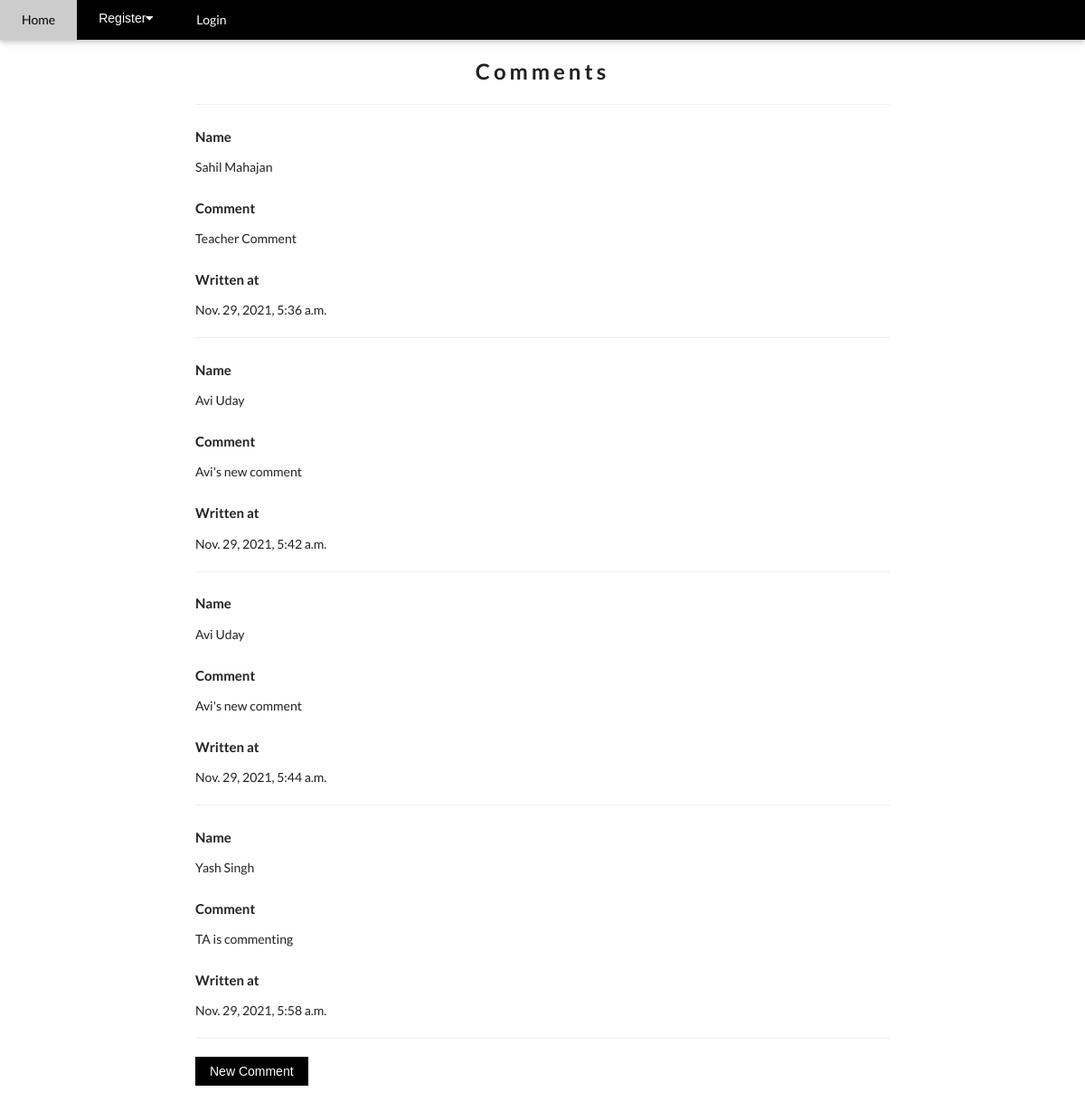
Page /1/discussion/1/comments on the committed database.
### core/models.py (models this page shows)
class Comment(models.Model):
    post = models.ForeignKey(Post, on_delete=models.CASCADE)
    user = models.ForeignKey(User, on_delete=models.CASCADE)
    content = models.TextField(null=True, blank=True)
    time = models.DateTimeField(default=timezone.localtime(timezone.now()))

### authentication/models.py (models this page shows, shortened)
class User(AbstractUser):
    username = None
    role = models.CharField(max_length=12, error_messages={
        'required': "Role must be provided"
    })
    email = models.EmailField(unique=True, blank=False,
                              error_messages={
                                  'unique': "A user with that email already exists.",
                              })
    roll_number = models.CharField(unique=True, blank=False,default=0, max_length=10)
    USERNAME_FIELD = "email"
    REQUIRED_FIELDS = []
    objects = UserManager()

### core/views.py (the view)
# urls.py: path('<int:id>/discussion/<int:pk>/comments', view_commentslist, name='comments-list'),
def view_commentslist(request, id, pk):
                post = get_object_or_404(Post, pk=pk)
                id = id
                pk = pk
                comments_list = Comment.objects.filter(post = post)
                return render(request, "core/comments.html", {'comments_list': comments_list, 'id': id, 'pk' : pk})

### templates/core/comments.html (shortened to what this page needs)
{% extends 'base.html' %}
{% load static %}
{% block content %}
<div class="w3-container w3-content w3-padding-64" style="max-width:800px" id="contact">
     <h2 class="w3-wide w3-center">Comments</h2>
        <hr/>
            {% for foo in comments_list %}
                <p> <h4>Name</h4> {{ foo.user.first_name }} {{ foo.user.last_name }} </p>
                <p> <h4>Comment</h4>{{ foo.content }} </p>
                <p> <h4>Written at</h4> {{ foo.time }}  </p>
                <hr/>
            {% endfor %}
            <a href="http://127.0.0.1:8000/{{id}}/discussion/{{pk}}/comment-create"><button class="w3-button w3-black w3-margin-bottom" onclick="document.getElementById('ticketModal').style.display='block'">New Comment</button></a>
    </div>
{% endblock %}

### static/css/ournewstyles.css (style rules this page uses)
html { box-sizing:border-box }
*,*:before,*:after { box-sizing:inherit }
html { -ms-text-size-adjust:100%;-webkit-text-size-adjust:100% }
body { margin:0 }
a { background-color:transparent }
hr { box-sizing:content-box;height:0;overflow:visible }
button,input,select,textarea,optgroup { font:inherit;margin:0 }
button,input { overflow:visible }
button,select { text-transform:none }
button,[type=button],[type=reset],[type=submit] { -webkit-appearance:button }
html,body { font-family:Verdana,sans-serif;font-size:15px;line-height:1.5;overflow-y:scroll }
h2 { font-size:30px }
h4 { font-size:20px }
h1,h2,h3,h4,h5,h6 { font-family:"Segoe UI",Arial,sans-serif;font-weight:400;margin:10px 0 }
.w3-wide { letter-spacing:4px }
hr { border:0;border-top:1px solid #eee;margin:20px 0 }
a { color:inherit }
.w3-btn,.w3-button { border:none;display:inline-block;padding:8px 16px;vertical-align:middle;text-decoration:none;color:inherit;background-color:inherit;text-align:center;cursor:pointer;white-space:nowrap }
.w3-btn,.w3-button { -webkit-touch-callout:none;-webkit-user-select:none;-khtml-user-select:none;-moz-user-select:none;-ms-user-select:none;user-select:none }
.w3-container:after,.w3-container:before,.w3-panel:after,.w3-panel:before,.w3-row:after,.w3-row:before,.w3-row-padding:after,.w3-row-padding:before, .w3-cell-row:before,.w3-cell-row:after,.w3-clear:after,.w3-clear:before,.w3-bar:before,.w3-bar:after { content:"";display:table;clear:both }
.w3-content,.w3-auto { margin-left:auto;margin-right:auto }
.w3-content { max-width:980px }
.w3-container,.w3-panel { padding:0.01em 16px }
.w3-center { text-align:center!important }
.w3-margin-bottom { margin-bottom:16px!important }
.w3-padding-64 { padding-top:64px!important;padding-bottom:64px!important }
.w3-black,.w3-hover-black:hover { color:#fff!important;background-color:#000!important }

### templates/base.html (style rules this page uses)
body { font-family: "Lato", sans-serif }

### rows in the picture
Comment: user.first_name "Sahil", user.last_name "Mahajan", content "Teacher Comment", time "Nov. 29, 2021, 5:36 a.m."
Comment: user.first_name "Avi", user.last_name "Uday", content "Avi's new comment", time "Nov. 29, 2021, 5:42 a.m."
Comment: user.first_name "Avi", user.last_name "Uday", content "Avi's new comment", time "Nov. 29, 2021, 5:44 a.m."
Comment: user.first_name "Yash", user.last_name "Singh", content "TA is commenting", time "Nov. 29, 2021, 5:58 a.m."
